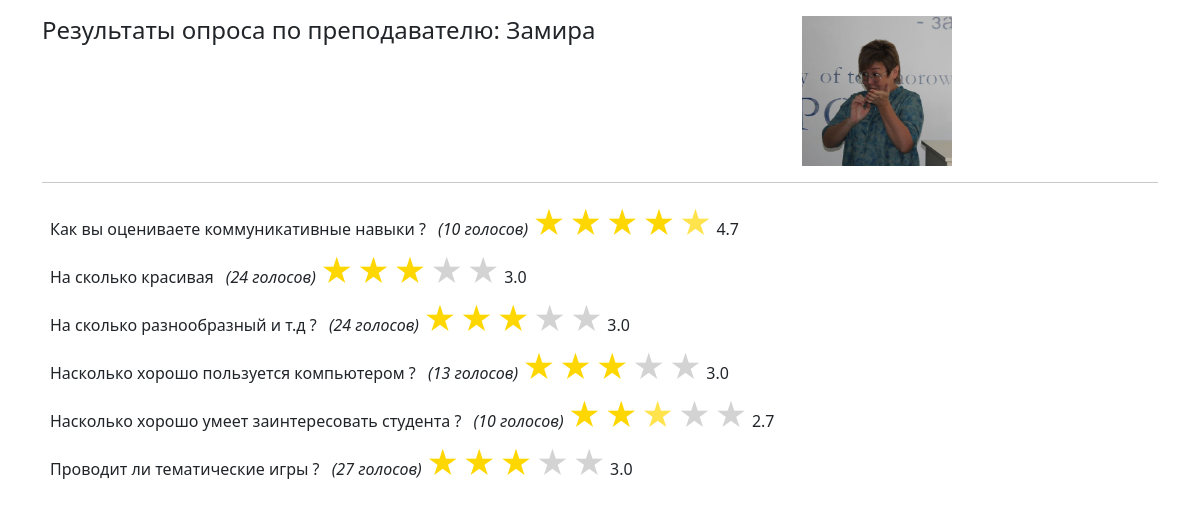
//result/?prepod=2, run on the app's committed database.
### main/models.py (models this page shows, shortened)
class Prepod(models.Model):
    name = models.CharField(max_length=100)
    photo = models.ImageField(upload_to='prepod_photos/', null=True, blank=True)

class Questions(models.Model):
    title = models.CharField(max_length=150)

### main/views.py (the view)
# urls.py: path('/result/', result, name='result'),
def result(request):
    average_answers = Answer.objects.filter(prepod_id=request.GET.get('prepod')) \
        .values('question__title', 'question_id')  # Получаем заголовок вопросов и их ID
    average_answers = average_answers.annotate(
        avg_answer=Avg('answer'),  # Средний рейтинг для каждого вопроса
    )
    prepod = Prepod.objects.get(id=request.GET.get('prepod'))  # Получаем объект преподавателя
    prepod_name = prepod.name
    result = []
    for group in average_answers:
        question_text = group['question__title']
        question_id = group['question_id']  # ID вопроса
        avg_answer = group['avg_answer']
        rounded_avg_answer = round(avg_answer, 1)
        voters_count = Answer.objects.filter(question_id=question_id).count()
        result.append({
            "question_title": question_text,
            "average_rating": rounded_avg_answer,
            "voters_count": voters_count,  # Добавляем количество проголосовавших для каждого вопроса
        })
    return render(request, 'result.html', {'result': result, 'prepod_name': prepod_name, 'prepod': prepod})

### templates/result.html
{% extends 'base.html' %}
{% block main %}
    <div class="row">
        <div class="col-md-8">
            <h4>Результаты опроса по преподавателю: {{ prepod_name }}</h4>
        </div>
        <div class="col-md-4">
             {% if prepod.photo and prepod.photo.url %}
                <img src="{{ prepod.photo.url }}" alt="Фото преподавателя" width="150">
            {% else %}
                <p>No photo</p>
            {% endif %}
        </div>
    </div>
    <hr>
    {% for el in result %}
       <span class="m-2">{{ el.question_title }}</span>
        <i>({{ el.voters_count }} голосов)</i>
       {% include 'includes/star-display.html' with rating=el.average_rating %} {{ el.average_rating }} <br>
    {% endfor %}
{% endblock %}

### templates/includes/star-display.html (shortened to what this page needs)
<div class="star-display" data-rating="{{ rating }}">
    <span class="star">&#9733;</span>
    <span class="star">&#9733;</span>
    <span class="star">&#9733;</span>
    <span class="star">&#9733;</span>
    <span class="star">&#9733;</span>
</div>

### templates/base.html (style rules this page uses)
.star { font-size: 2rem; color: lightgray; cursor: pointer; transition: color 0.2s ease; }

### templates/includes/star-display.html (style rules this page uses)
.star-display { display: inline-flex; gap: 0.2rem; }
.star { font-size: 2rem; color: lightgray; transition: color 0.2s ease; }

### data on the page
Prepod: name "Замира", photo (picture)
Questions: question_title "Как вы оцениваете коммуникативные навыки ?", voters_count "10", average_rating "4.7"
Questions: question_title "На сколько красивая", voters_count "24", average_rating "3.0"
Questions: question_title "На сколько разнообразный и т.д ?", voters_count "24", average_rating "3.0"
Questions: question_title "Насколько хорошо пользуется компьютером ?", voters_count "13", average_rating "3.0"
Questions: question_title "Насколько хорошо умеет заинтересовать студента ?", voters_count "10", average_rating "2.7"
Questions: question_title "Проводит ли тематические игры ?", voters_count "27", average_rating "3.0"
